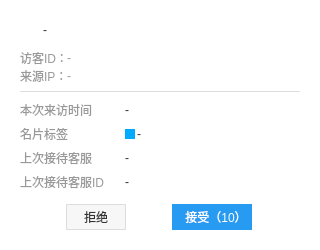
<?xml version="1.0" encoding="UTF-8"?>
<ui version="4.0">
 <class>UI_Widget_ChatTransfer</class>
 <widget class="QWidget" name="UI_Widget_ChatTransfer">
  <property name="geometry">
   <rect>
    <x>0</x>
    <y>0</y>
    <width>320</width>
    <height>250</height>
   </rect>
  </property>
  <property name="minimumSize">
   <size>
    <width>320</width>
    <height>250</height>
   </size>
  </property>
  <property name="maximumSize">
   <size>
    <width>320</width>
    <height>250</height>
   </size>
  </property>
  <property name="windowTitle">
   <string>对话转接提示</string>
  </property>
  <property name="windowIcon">
   <iconset resource="../../../../../../client-webcall-main/src/main/client_resouce/easyliaoclient.qrc">
    <normaloff>:/YL/Resources/YL/MainWindow/customer_monitor_setting.png</normaloff>:/YL/Resources/YL/MainWindow/customer_monitor_setting.png</iconset>
  </property>
  <property name="styleSheet">
   <string notr="true">
        QWidget#widget_bg
        {
        background-color: rgba(255, 255, 255, 125);
        }
      </string>
  </property>
  <layout class="QVBoxLayout" name="verticalLayout_15">
   <property name="spacing">
    <number>0</number>
   </property>
   <property name="margin">
    <number>0</number>
   </property>
   <item>
    <widget class="QWidget" name="widget_bg" native="true">
     <property name="styleSheet">
      <string notr="true">QWidget#widget_bg
{
background-color: rgb(255, 255, 255);
}
            </string>
     </property>
     <layout class="QVBoxLayout" name="verticalLayout">
      <property name="spacing">
       <number>10</number>
      </property>
      <property name="margin">
       <number>20</number>
      </property>
      <item>
       <widget class="QWidget" name="widget_visitorName" native="true">
        <layout class="QHBoxLayout" name="horizontalLayout_6">
         <property name="spacing">
          <number>5</number>
         </property>
         <property name="margin">
          <number>0</number>
         </property>
         <item>
          <widget class="QLabel" name="label_engineIcon">
           <property name="minimumSize">
            <size>
             <width>18</width>
             <height>18</height>
            </size>
           </property>
           <property name="maximumSize">
            <size>
             <width>18</width>
             <height>18</height>
            </size>
           </property>
           <property name="styleSheet">
            <string notr="true">border-image: url(:/YL/Resources/YL/MainTree/OriginalColor_small/a_source_baidu_online.png);</string>
           </property>
           <property name="text">
            <string/>
           </property>
          </widget>
         </item>
         <item>
          <widget class="QLabel" name="m_label_visitorName">
           <property name="styleSheet">
            <string notr="true">font: 12px &quot;微软雅黑&quot;;
color:#333333;
background-color: rgb(255, 255, 255);
                        </string>
           </property>
           <property name="text">
            <string>-</string>
           </property>
          </widget>
         </item>
        </layout>
       </widget>
      </item>
      <item>
       <widget class="QWidget" name="widget_visitorInfo" native="true">
        <layout class="QVBoxLayout" name="verticalLayout_2">
         <property name="spacing">
          <number>0</number>
         </property>
         <property name="margin">
          <number>0</number>
         </property>
         <item>
          <widget class="QWidget" name="widget_visitorID" native="true">
           <property name="minimumSize">
            <size>
             <width>0</width>
             <height>18</height>
            </size>
           </property>
           <property name="maximumSize">
            <size>
             <width>16777215</width>
             <height>18</height>
            </size>
           </property>
           <layout class="QHBoxLayout" name="horizontalLayout">
            <property name="spacing">
             <number>0</number>
            </property>
            <property name="margin">
             <number>0</number>
            </property>
            <item>
             <widget class="QLabel" name="label">
              <property name="minimumSize">
               <size>
                <width>47</width>
                <height>18</height>
               </size>
              </property>
              <property name="maximumSize">
               <size>
                <width>47</width>
                <height>18</height>
               </size>
              </property>
              <property name="styleSheet">
               <string notr="true">font: 12px &quot;微软雅黑&quot;;
color:#999999;
                              </string>
              </property>
              <property name="text">
               <string>访客ID：</string>
              </property>
             </widget>
            </item>
            <item>
             <widget class="QLabel" name="m_label_visitorID">
              <property name="styleSheet">
               <string notr="true">font: 12px &quot;微软雅黑&quot;;
color:#999999;
                              </string>
              </property>
              <property name="text">
               <string>-</string>
              </property>
             </widget>
            </item>
           </layout>
          </widget>
         </item>
         <item>
          <widget class="QWidget" name="widget_sourceIP" native="true">
           <property name="minimumSize">
            <size>
             <width>0</width>
             <height>18</height>
            </size>
           </property>
           <property name="maximumSize">
            <size>
             <width>16777215</width>
             <height>18</height>
            </size>
           </property>
           <layout class="QHBoxLayout" name="horizontalLayout_2">
            <property name="spacing">
             <number>0</number>
            </property>
            <property name="margin">
             <number>0</number>
            </property>
            <item>
             <widget class="QLabel" name="label_3">
              <property name="minimumSize">
               <size>
                <width>47</width>
                <height>18</height>
               </size>
              </property>
              <property name="maximumSize">
               <size>
                <width>47</width>
                <height>18</height>
               </size>
              </property>
              <property name="styleSheet">
               <string notr="true">font: 12px &quot;微软雅黑&quot;;
color:#999999;
                              </string>
              </property>
              <property name="text">
               <string>来源IP：</string>
              </property>
             </widget>
            </item>
            <item>
             <widget class="QLabel" name="m_label_sourceIP">
              <property name="styleSheet">
               <string notr="true">font: 12px &quot;微软雅黑&quot;;
color:#999999;
                              </string>
              </property>
              <property name="text">
               <string>-</string>
              </property>
             </widget>
            </item>
           </layout>
          </widget>
         </item>
         <item>
          <spacer name="verticalSpacer">
           <property name="orientation">
            <enum>Qt::Vertical</enum>
           </property>
           <property name="sizeType">
            <enum>QSizePolicy::Fixed</enum>
           </property>
           <property name="sizeHint" stdset="0">
            <size>
             <width>20</width>
             <height>6</height>
            </size>
           </property>
          </spacer>
         </item>
         <item>
          <widget class="Line" name="line">
           <property name="minimumSize">
            <size>
             <width>0</width>
             <height>1</height>
            </size>
           </property>
           <property name="maximumSize">
            <size>
             <width>16777215</width>
             <height>1</height>
            </size>
           </property>
           <property name="styleSheet">
            <string notr="true">
                          border:0px;
                          background-color: #dddddd;
                        </string>
           </property>
           <property name="orientation">
            <enum>Qt::Horizontal</enum>
           </property>
          </widget>
         </item>
         <item>
          <spacer name="verticalSpacer_2">
           <property name="orientation">
            <enum>Qt::Vertical</enum>
           </property>
           <property name="sizeType">
            <enum>QSizePolicy::Fixed</enum>
           </property>
           <property name="sizeHint" stdset="0">
            <size>
             <width>20</width>
             <height>6</height>
            </size>
           </property>
          </spacer>
         </item>
         <item>
          <widget class="QWidget" name="widget_visitTime" native="true">
           <property name="minimumSize">
            <size>
             <width>0</width>
             <height>24</height>
            </size>
           </property>
           <property name="maximumSize">
            <size>
             <width>16777215</width>
             <height>24</height>
            </size>
           </property>
           <layout class="QHBoxLayout" name="horizontalLayout_3">
            <property name="spacing">
             <number>0</number>
            </property>
            <property name="margin">
             <number>0</number>
            </property>
            <item>
             <widget class="QLabel" name="label_5">
              <property name="minimumSize">
               <size>
                <width>105</width>
                <height>0</height>
               </size>
              </property>
              <property name="maximumSize">
               <size>
                <width>105</width>
                <height>16777215</height>
               </size>
              </property>
              <property name="styleSheet">
               <string notr="true">font: 12px &quot;微软雅黑&quot;;
color:#999999;
                              </string>
              </property>
              <property name="text">
               <string>本次来访时间</string>
              </property>
             </widget>
            </item>
            <item>
             <widget class="QLabel" name="m_label_visitTime">
              <property name="styleSheet">
               <string notr="true">font: 12px &quot;微软雅黑&quot;;
color:#333333;
                              </string>
              </property>
              <property name="text">
               <string>-</string>
              </property>
             </widget>
            </item>
           </layout>
          </widget>
         </item>
         <item>
          <widget class="QWidget" name="widget_cardTag" native="true">
           <property name="minimumSize">
            <size>
             <width>0</width>
             <height>24</height>
            </size>
           </property>
           <property name="maximumSize">
            <size>
             <width>16777215</width>
             <height>24</height>
            </size>
           </property>
           <layout class="QHBoxLayout" name="horizontalLayout_4">
            <property name="spacing">
             <number>0</number>
            </property>
            <property name="margin">
             <number>0</number>
            </property>
            <item>
             <widget class="QLabel" name="label_7">
              <property name="minimumSize">
               <size>
                <width>105</width>
                <height>0</height>
               </size>
              </property>
              <property name="maximumSize">
               <size>
                <width>105</width>
                <height>16777215</height>
               </size>
              </property>
              <property name="styleSheet">
               <string notr="true">font: 12px &quot;微软雅黑&quot;;
color:#999999;
                              </string>
              </property>
              <property name="text">
               <string>名片标签</string>
              </property>
             </widget>
            </item>
            <item>
             <widget class="QWidget" name="widget_20" native="true">
              <layout class="QHBoxLayout" name="horizontalLayout_7">
               <property name="spacing">
                <number>2</number>
               </property>
               <property name="margin">
                <number>0</number>
               </property>
               <item>
                <widget class="QWidget" name="widget_13" native="true">
                 <property name="minimumSize">
                  <size>
                   <width>10</width>
                   <height>0</height>
                  </size>
                 </property>
                 <property name="maximumSize">
                  <size>
                   <width>10</width>
                   <height>16777215</height>
                  </size>
                 </property>
                 <layout class="QVBoxLayout" name="verticalLayout_8">
                  <property name="spacing">
                   <number>0</number>
                  </property>
                  <property name="margin">
                   <number>0</number>
                  </property>
                  <item>
                   <widget class="QLabel" name="m_label_summaryColor">
                    <property name="minimumSize">
                     <size>
                      <width>10</width>
                      <height>10</height>
                     </size>
                    </property>
                    <property name="maximumSize">
                     <size>
                      <width>10</width>
                      <height>10</height>
                     </size>
                    </property>
                    <property name="styleSheet">
                     <string notr="true">background-color: rgb(0, 170, 255);</string>
                    </property>
                    <property name="text">
                     <string/>
                    </property>
                   </widget>
                  </item>
                 </layout>
                </widget>
               </item>
               <item>
                <widget class="QLabel" name="m_label_cardTag">
                 <property name="styleSheet">
                  <string notr="true">font: 12px &quot;微软雅黑&quot;;
color:#333333;
                                    </string>
                 </property>
                 <property name="text">
                  <string>-</string>
                 </property>
                </widget>
               </item>
              </layout>
             </widget>
            </item>
           </layout>
          </widget>
         </item>
         <item>
          <widget class="QWidget" name="widget_preCustomer" native="true">
           <property name="minimumSize">
            <size>
             <width>0</width>
             <height>24</height>
            </size>
           </property>
           <property name="maximumSize">
            <size>
             <width>16777215</width>
             <height>24</height>
            </size>
           </property>
           <layout class="QHBoxLayout" name="horizontalLayout_5">
            <property name="spacing">
             <number>0</number>
            </property>
            <property name="margin">
             <number>0</number>
            </property>
            <item>
             <widget class="QLabel" name="label_10">
              <property name="minimumSize">
               <size>
                <width>105</width>
                <height>0</height>
               </size>
              </property>
              <property name="maximumSize">
               <size>
                <width>105</width>
                <height>16777215</height>
               </size>
              </property>
              <property name="styleSheet">
               <string notr="true">font: 12px &quot;微软雅黑&quot;;
color:#999999;
                              </string>
              </property>
              <property name="text">
               <string>上次接待客服</string>
              </property>
             </widget>
            </item>
            <item>
             <widget class="QWidget" name="widget_9" native="true">
              <layout class="QHBoxLayout" name="horizontalLayout_9">
               <property name="spacing">
                <number>5</number>
               </property>
               <property name="margin">
                <number>0</number>
               </property>
               <item>
                <widget class="QLabel" name="m_label_preCustomer">
                 <property name="styleSheet">
                  <string notr="true">font: 12px &quot;微软雅黑&quot;;
color:#333333;
                                    </string>
                 </property>
                 <property name="text">
                  <string>-</string>
                 </property>
                </widget>
               </item>
              </layout>
             </widget>
            </item>
           </layout>
          </widget>
         </item>
         <item>
          <widget class="QWidget" name="widget_preCustomerID" native="true">
           <property name="minimumSize">
            <size>
             <width>0</width>
             <height>24</height>
            </size>
           </property>
           <property name="maximumSize">
            <size>
             <width>16777215</width>
             <height>24</height>
            </size>
           </property>
           <layout class="QHBoxLayout" name="horizontalLayout_8">
            <property name="spacing">
             <number>0</number>
            </property>
            <property name="margin">
             <number>0</number>
            </property>
            <item>
             <widget class="QLabel" name="label_12">
              <property name="minimumSize">
               <size>
                <width>105</width>
                <height>0</height>
               </size>
              </property>
              <property name="maximumSize">
               <size>
                <width>105</width>
                <height>16777215</height>
               </size>
              </property>
              <property name="styleSheet">
               <string notr="true">font: 12px &quot;微软雅黑&quot;;
color:#999999;
                              </string>
              </property>
              <property name="text">
               <string>上次接待客服ID</string>
              </property>
             </widget>
            </item>
            <item>
             <widget class="QLabel" name="m_label_preCustomerID">
              <property name="styleSheet">
               <string notr="true">font: 12px &quot;微软雅黑&quot;;
color:#333333;
                              </string>
              </property>
              <property name="text">
               <string>-</string>
              </property>
             </widget>
            </item>
           </layout>
          </widget>
         </item>
        </layout>
       </widget>
      </item>
      <item>
       <widget class="QWidget" name="widget" native="true">
        <property name="minimumSize">
         <size>
          <width>0</width>
          <height>26</height>
         </size>
        </property>
        <property name="maximumSize">
         <size>
          <width>16777215</width>
          <height>26</height>
         </size>
        </property>
        <layout class="QHBoxLayout" name="horizontalLayout_10">
         <property name="spacing">
          <number>0</number>
         </property>
         <property name="margin">
          <number>0</number>
         </property>
         <item>
          <widget class="QPushButton" name="m_btn_refuse">
           <property name="minimumSize">
            <size>
             <width>60</width>
             <height>26</height>
            </size>
           </property>
           <property name="maximumSize">
            <size>
             <width>60</width>
             <height>26</height>
            </size>
           </property>
           <property name="styleSheet">
            <string notr="true">QPushButton
{
border: 1px solid #dddddd;
background-color: #f7f7f7;
font: 12px &quot;微软雅黑&quot;;
color: #333333;
}
QPushButton:hover
{
background-color: #ffffff;
}
                        </string>
           </property>
           <property name="text">
            <string>拒绝</string>
           </property>
          </widget>
         </item>
         <item>
          <widget class="QPushButton" name="m_btn_accept">
           <property name="minimumSize">
            <size>
             <width>80</width>
             <height>26</height>
            </size>
           </property>
           <property name="maximumSize">
            <size>
             <width>80</width>
             <height>26</height>
            </size>
           </property>
           <property name="styleSheet">
            <string notr="true">QPushButton
{
border: 0px;
background-color: #279af2;
font: 12px &quot;微软雅黑&quot;;
color: #ffffff;
padding-left: 8px;
}
QPushButton:hover
{
background-color: #4bb0fe;
}
                        </string>
           </property>
           <property name="text">
            <string>接受（10）</string>
           </property>
          </widget>
         </item>
        </layout>
       </widget>
      </item>
     </layout>
    </widget>
   </item>
  </layout>
 </widget>
 <layoutdefault spacing="6" margin="11"/>
 <resources>
  <include location="../../../../../../client-webcall-main/src/main/client_resouce/easyliaoclient.qrc"/>
 </resources>
 <connections/>
</ui>
